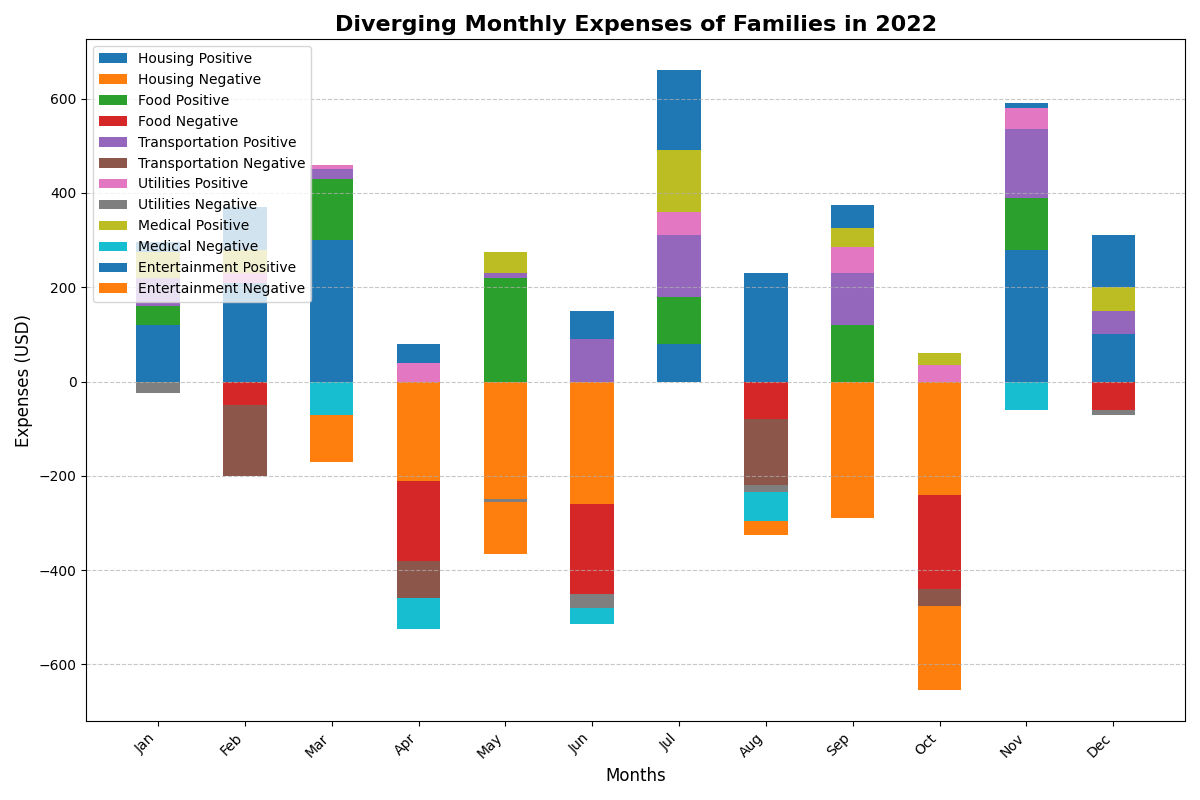

This chart was generated by the following Python code:
import matplotlib.pyplot as plt
import numpy as np

months = ['Jan', 'Feb', 'Mar', 'Apr', 'May', 'Jun', 'Jul', 'Aug', 'Sep', 'Oct', 'Nov', 'Dec']
categories = ['Housing', 'Food', 'Transportation', 'Utilities', 'Medical', 'Entertainment']

expenses_data = np.array([
    [120, 210, 300, -210, -250, -260, 80, 230, -290, -240, 280, 100],
    [40, -50, 130, -170, 220, -190, 100, -80, 120, -200, 110, -60],
    [60, -150, 20, -80, 10, 90, 130, -140, 110, -35, 145, 50],
    [-25, 20, 10, 40, -5, -30, 50, -15, 55, 35, 45, -10],
    [55, 50, -70, -65, 45, -35, 130, -60, 40, 25, -60, 50],
    [20, 90, -100, 40, -110, 60, 170, -30, 50, -180, 10, 110]
])

fig, ax = plt.subplots(figsize=(12, 8))

index = np.arange(len(months))
bar_width = 0.5

# Accumulate positive and negative values for stacking
bottom_positive = np.zeros(len(months))
bottom_negative = np.zeros(len(months))

for i, category in enumerate(categories):
    pos_data = np.clip(expenses_data[i], 0, None)
    neg_data = np.clip(expenses_data[i], None, 0)
    
    ax.bar(index, pos_data, bar_width, bottom=bottom_positive, label=category + ' Positive')
    ax.bar(index, neg_data, bar_width, bottom=bottom_negative, label=category + ' Negative')
    
    bottom_positive += pos_data
    bottom_negative += neg_data

ax.set_title('Diverging Monthly Expenses of Families in 2022', fontsize=16, fontweight='bold')
ax.set_xlabel('Months', fontsize=12)
ax.set_ylabel('Expenses (USD)', fontsize=12)
ax.set_xticks(index)
ax.set_xticklabels(months, rotation=45, ha='right')
ax.yaxis.grid(True, linestyle='--', alpha=0.7)
ax.legend(loc='upper left', fontsize=10)

plt.tight_layout()
plt.show()
